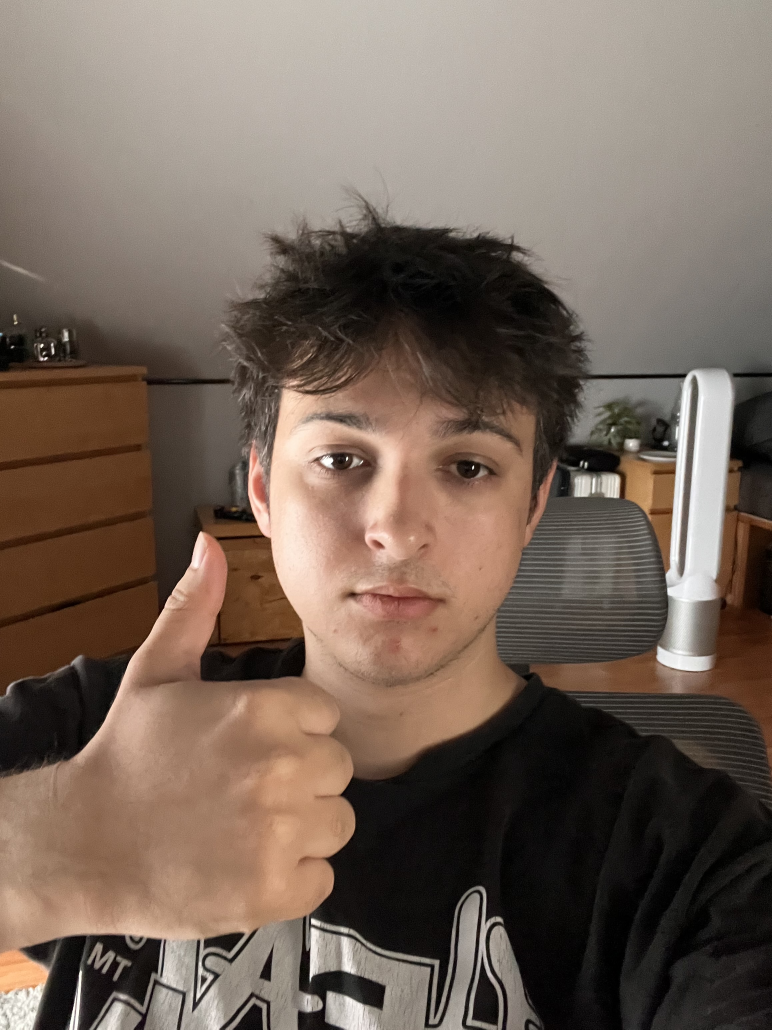
#> input picture 02-dataset/my_images/like_01.jpg, 2316 x 3088 px (shown at 1/3 size); its folder holds only this picture in this run
$ python annotate.py
#> lines starting #> are read from the running program, lines starting #| are printed output that depends on the picture; after the words box and inside, x2 and y2 are one past the last pixel; in counts of white or black regions, pixels touching at a corner belong together
"""
Annotation tool: click top-left then bottom-right corner of the hand.
Press 'r' to redo the current image, 's' to skip, 'q' to quit and save.
"""
import cv2
import json
import os

IMAGE_DIR = './my_images'
OUTPUT_FILE = './annot-jonez.json'

# known labels per file
LABELS = {
    'like_01': 'like',
    'like_02': 'like',
    'like_03': 'like',
    'peace_01': 'peace',
    'peace_02': 'peace',
    'peace_03': 'peace',
    'rock_01': 'rock',
    'rock_02': 'rock',
    'rock_03': 'rock',
}

annotations = {}
clicks = []

def on_mouse(event, x, y, flags, param):
    if event == cv2.EVENT_LBUTTONDOWN:
        clicks.append((x, y))

def annotate():
    if os.path.exists(OUTPUT_FILE):
        with open(OUTPUT_FILE) as f:
            annotations.update(json.load(f))

    files = sorted([f for f in os.listdir(IMAGE_DIR) if f.lower().endswith('.jpg')])

    for filename in files:
        key = filename.lower().replace('.jpg', '').replace('.jpeg', '')
        if key in annotations:
            print(f'  Skipping {filename} (already annotated)')
            continue
        label = LABELS.get(key, 'unknown')
        path = os.path.join(IMAGE_DIR, filename)

        img_orig = cv2.imread(path)
#> img_orig is the input picture: shape (3088, 2316, 3); mean B, G, R 89.4, 100.9, 117.1
        h_orig, w_orig = img_orig.shape[:2]

        # scale down for display (max 1200px wide)
        scale = min(1200 / w_orig, 900 / h_orig)
        display_w = int(w_orig * scale)
        display_h = int(h_orig * scale)
        img_display = cv2.resize(img_orig, (display_w, display_h))
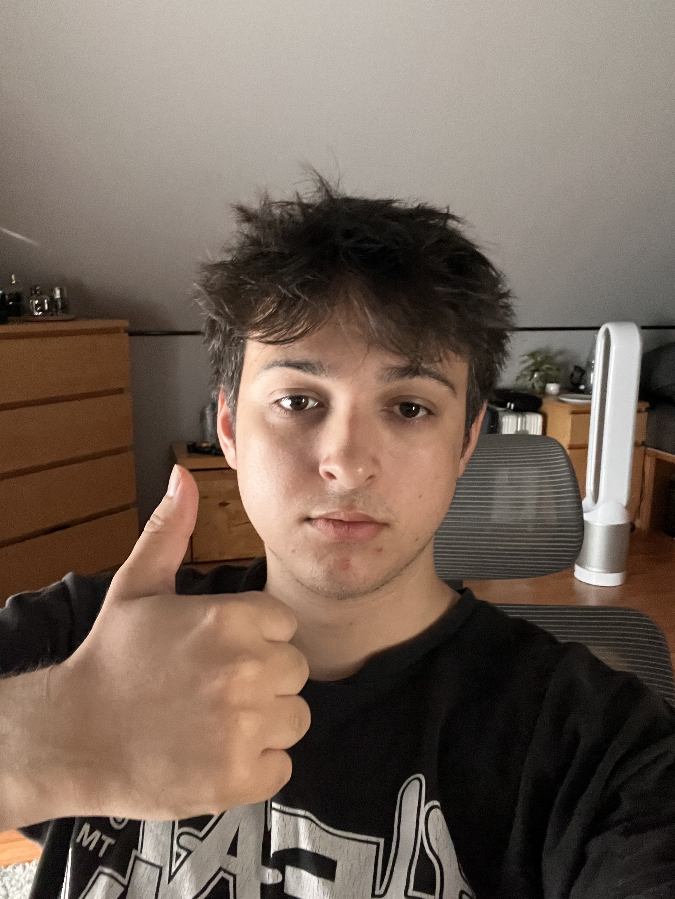
#> img_display: shape (899, 675, 3); mean B, G, R 89.3, 100.8, 117

        cv2.namedWindow(filename)
        cv2.setMouseCallback(filename, on_mouse)

        while True:
            clicks.clear()
            img_copy = img_display.copy()
            cv2.putText(img_copy, f'{filename} | label: {label} | click top-left then bottom-right | r=redo s=skip q=quit',
                        (10, 25), cv2.FONT_HERSHEY_SIMPLEX, 0.55, (0, 255, 0), 2)
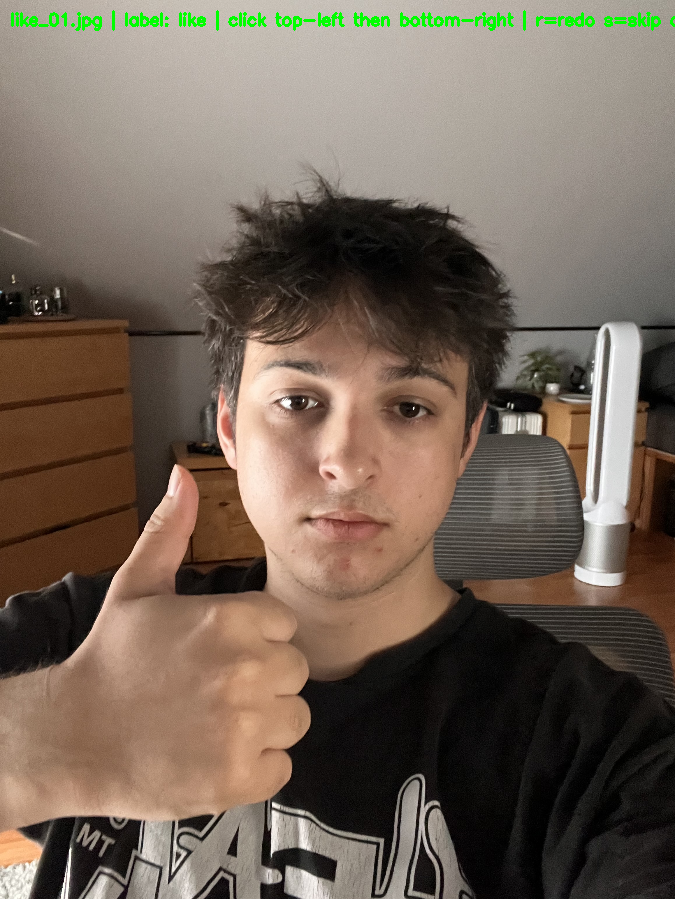
#> img_copy: shape (899, 675, 3); 0.68% of pixels changed, all inside (x1, y1, x2, y2) = (11, 10, 675, 31)
            cv2.imshow(filename, img_copy)

            # wait for 2 clicks
            while len(clicks) < 2:
                key_pressed = cv2.waitKey(20) & 0xFF
#> (key q is pressed here)
                if key_pressed == ord('s'):
                    cv2.destroyWindow(filename)
                    break
                if key_pressed == ord('q'):
                    cv2.destroyAllWindows()
                    save(annotations)
                    return
                img_copy2 = img_display.copy()
                cv2.putText(img_copy2, f'{filename} | label: {label} | clicks: {len(clicks)}/2',
                            (10, 25), cv2.FONT_HERSHEY_SIMPLEX, 0.55, (0, 255, 0), 2)
                for c in clicks:
                    cv2.circle(img_copy2, c, 6, (0, 0, 255), -1)
                cv2.imshow(filename, img_copy2)
            else:
                # draw rectangle for confirmation
                x1d, y1d = clicks[0]
                x2d, y2d = clicks[1]
                img_confirm = img_display.copy()
                cv2.rectangle(img_confirm, (x1d, y1d), (x2d, y2d), (0, 255, 0), 2)
                cv2.putText(img_confirm, 'Press ENTER to confirm, r to redo',
                            (10, 25), cv2.FONT_HERSHEY_SIMPLEX, 0.55, (0, 255, 0), 2)
                cv2.imshow(filename, img_confirm)

                k = cv2.waitKey(0) & 0xFF
                if k == 13:  # Enter
                    # convert display coords back to original image coords, then normalize
                    x1 = min(clicks[0][0], clicks[1][0]) / scale
                    y1 = min(clicks[0][1], clicks[1][1]) / scale
                    x2 = max(clicks[0][0], clicks[1][0]) / scale
                    y2 = max(clicks[0][1], clicks[1][1]) / scale

                    bx = x1 / w_orig
                    by = y1 / h_orig
                    bw = (x2 - x1) / w_orig
                    bh = (y2 - y1) / h_orig

                    annotations[key] = {
                        'bboxes': [[round(bx, 8), round(by, 8), round(bw, 8), round(bh, 8)]],
                        'labels': [label],
                        'landmarks': [],
                        'leading_conf': 1.0,
                        'leading_hand': 'right',
                        'user_id': ''
                    }
                    print(f'  Saved: {key} -> {label} bbox=[{bx:.4f}, {by:.4f}, {bw:.4f}, {bh:.4f}]')
                    cv2.destroyWindow(filename)
                    break
                elif k == ord('r'):
                    continue  # redo
                continue

    cv2.destroyAllWindows()
    save(annotations)

def save(data):
    with open(OUTPUT_FILE, 'w') as f:
        json.dump(data, f, indent=4)
    print(f'\nDone! Saved {len(data)} annotations to {OUTPUT_FILE}')

if __name__ == '__main__':
    os.chdir(os.path.dirname(os.path.abspath(__file__)))
    annotate()

$ run again, on 02-dataset/my_images/peace_02.jpg
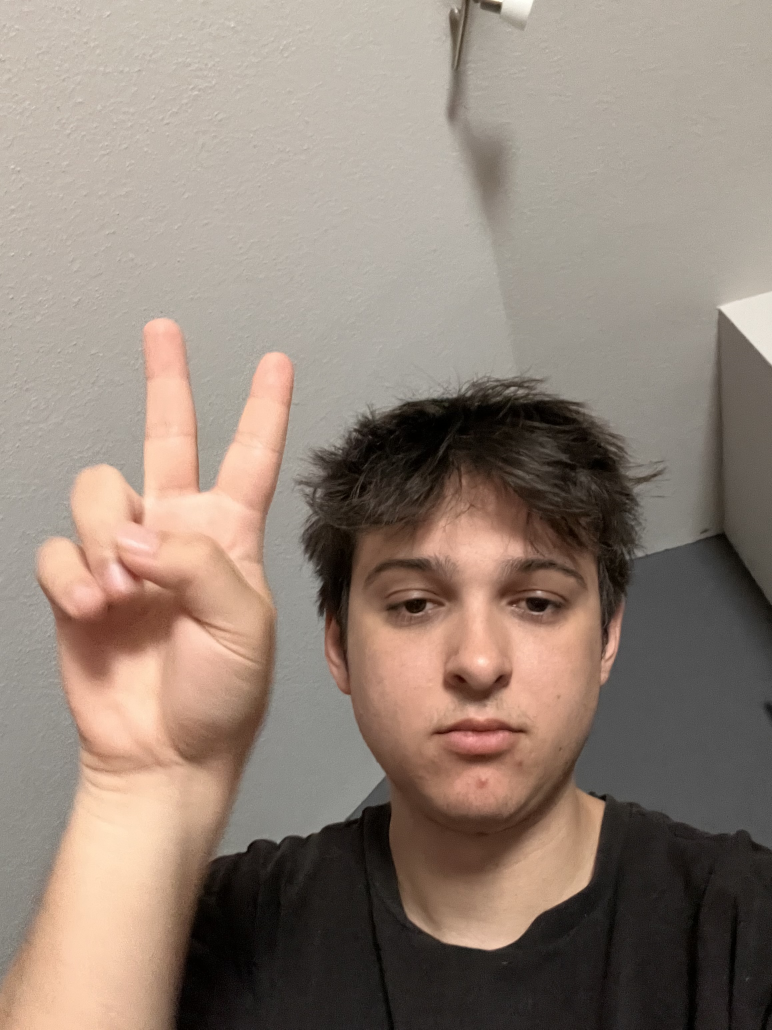
#> input picture 02-dataset/my_images/peace_02.jpg, 2316 x 3088 px (shown at 1/3 size)
#> in annotate, img_orig is the input picture: shape (3088, 2316, 3); mean B, G, R 119.7, 131.1, 146.8
#> in annotate, `img_display = cv2.resize(img_orig, (display_w, display_h))`:
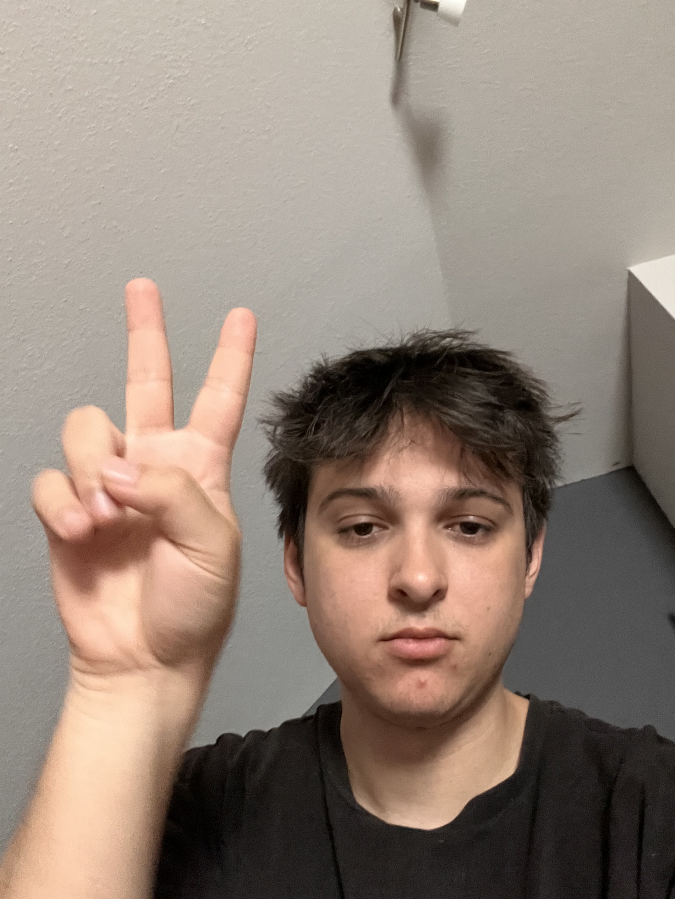
#> img_display: shape (899, 675, 3); mean B, G, R 119.6, 131, 146.6
#> in annotate, `cv2.putText(img_copy, f'{filename} | label: {label} | click top-left t..`:
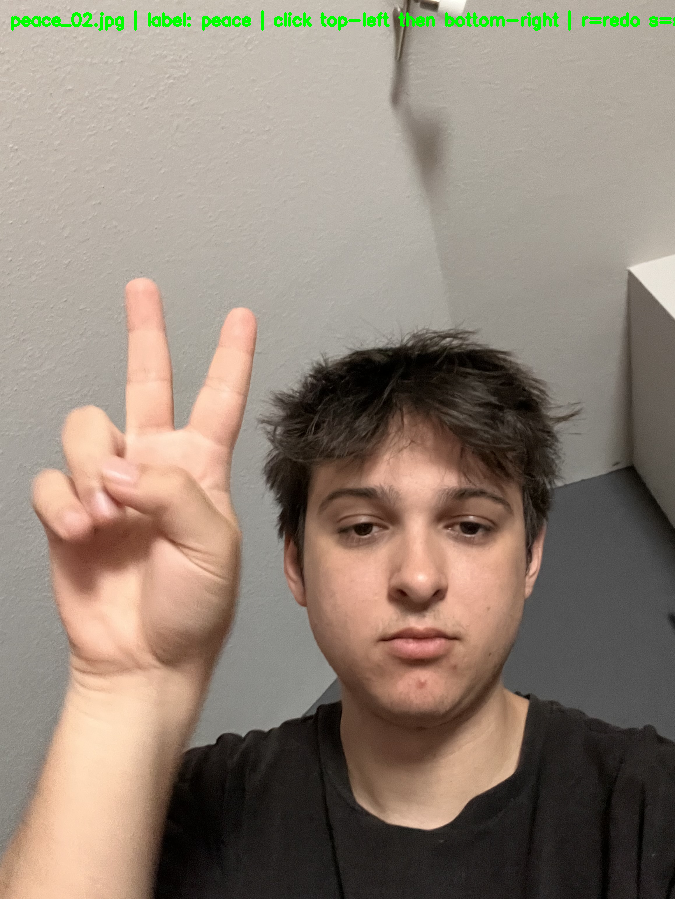
#> img_copy: shape (899, 675, 3); 0.68% of pixels changed, all inside (x1, y1, x2, y2) = (11, 10, 675, 31)
